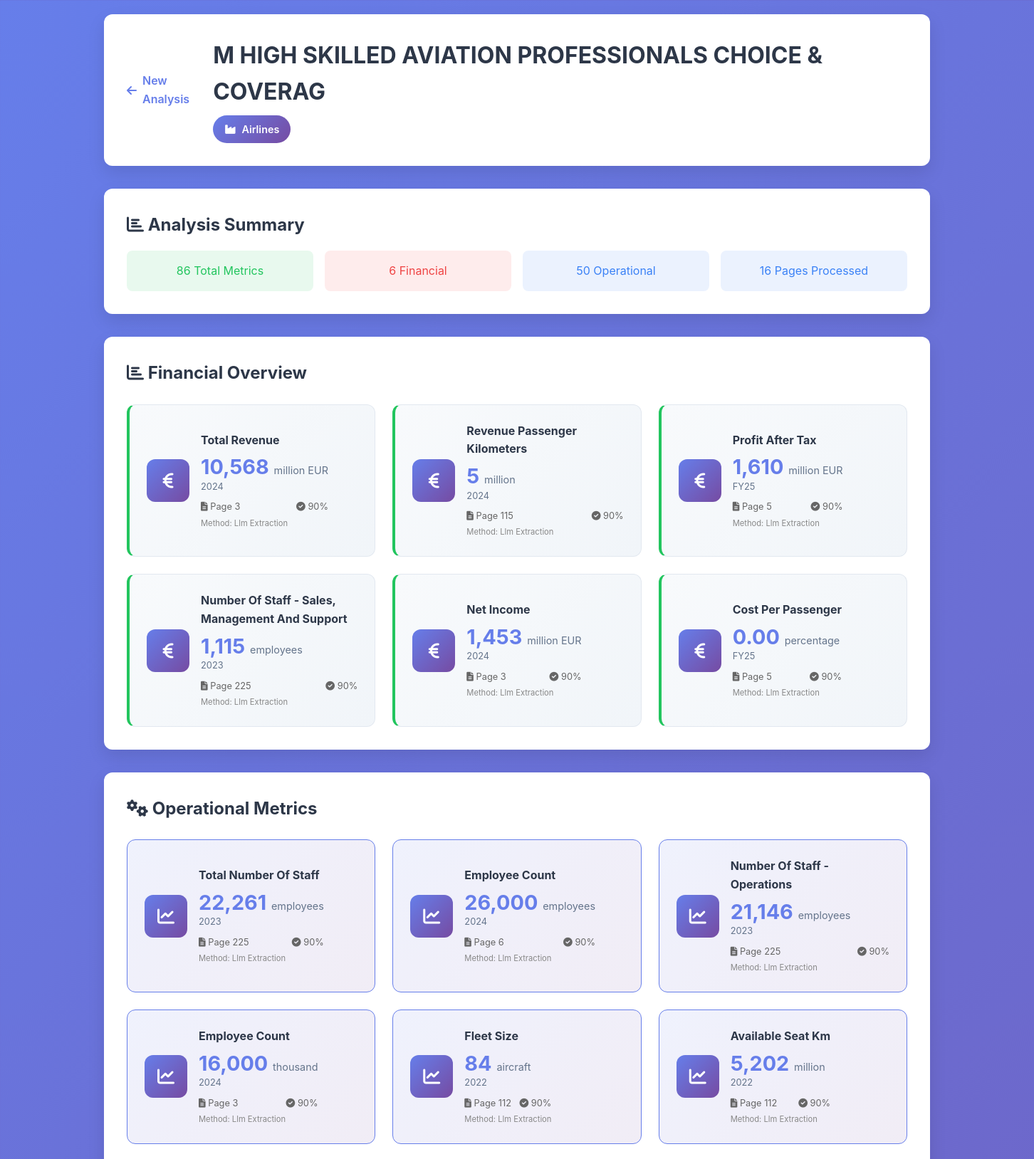
The page /results/16 (upper part) on the database its author committed.
### tables this page shows
CREATE TABLE companies (
                id INTEGER PRIMARY KEY AUTOINCREMENT,
                name TEXT UNIQUE NOT NULL,
                sector TEXT,
                detected_industry TEXT,
                industry_confidence REAL,
                created_at TIMESTAMP DEFAULT CURRENT_TIMESTAMP,
                updated_at TIMESTAMP DEFAULT CURRENT_TIMESTAMP
            );

CREATE TABLE documents (
                id INTEGER PRIMARY KEY AUTOINCREMENT,
                company_id INTEGER,
                filename TEXT NOT NULL,
                file_path TEXT,
                total_pages INTEGER,
                pages_analyzed INTEGER,
                pages_processed INTEGER,
                processing_time REAL,
                processing_strategy TEXT,
                status TEXT DEFAULT 'processing',
                created_at TIMESTAMP DEFAULT CURRENT_TIMESTAMP,
                completed_at TIMESTAMP,
                FOREIGN KEY (company_id) REFERENCES companies (id)
            );

CREATE TABLE financial_metrics (
                id INTEGER PRIMARY KEY AUTOINCREMENT,
                document_id INTEGER,
                page_number INTEGER,
                metric_name TEXT NOT NULL,
                metric_type TEXT,  -- 'universal', 'industry_specific', 'other'
                value REAL NOT NULL,
                unit TEXT,
                period TEXT,
                confidence REAL,
                extraction_method TEXT,
                source_text TEXT,
                created_at TIMESTAMP DEFAULT CURRENT_TIMESTAMP,
                FOREIGN KEY (document_id) REFERENCES documents (id)
            );

### app.py (the view)
@app.route('/results/<int:doc_id>')
def results(doc_id):
    try:
        intelligence = processor.get_company_intelligence(doc_id)
        if 'error' in intelligence:
            return render_template('results.html',
                                 error=intelligence['error'],
                                 doc_id=doc_id)
        return render_template('results.html',
                             data=intelligence,
                             doc_id=doc_id)
    except Exception as e:
        app.logger.error(f"Results error for doc {doc_id}: {str(e)}")
        return render_template('results.html',
                             error="Failed to load analysis results",
                             doc_id=doc_id)

### templates/results.html (shortened to what this page needs)
<!DOCTYPE html>
<html lang="en">
<head>
    <link href="https://cdnjs.cloudflare.com/ajax/libs/font-awesome/6.0.0/css/all.min.css" rel="stylesheet">
    <link href="{{ url_for('static', filename='css/style.css') }}" rel="stylesheet">
</head>
<body>
    <div class="container">
        <header class="results-header">
            <div class="back-button">
                <a href="{{ url_for('index') }}">
                    <i class="fas fa-arrow-left"></i> New Analysis
                </a>
            </div>
            {% if data and data.company_profile %}
            <div class="company-header">
                <h1>{{ data.company_profile.name }}</h1>
                <div class="industry-badge">
                    <i class="fas fa-industry"></i>
                    {{ data.company_profile.detected_industry.title() if data.company_profile.detected_industry else 'Unknown' }}
                </div>
            </div>
            {% endif %}
        </header>
        {% if error %}
        <div class="metrics-section">
            <h2><i class="fas fa-exclamation-triangle"></i> Error</h2>
            <div style="padding: 2rem; background: #fee; border: 1px solid #fcc; border-radius: 8px; color: #c33;">
                <p><strong>Failed to load analysis results:</strong></p>
                <p>{{ error }}</p>
                <p><a href="{{ url_for('index') }}">← Try uploading another document</a></p>
            </div>
        </div>
        {% else %}
        <div class="verification-summary">
            <h2><i class="fas fa-chart-bar"></i> Analysis Summary</h2>
            <div class="verification-stats">
                <div class="stat-item verified">
                    <span class="count">{{ data.summary.total_metrics if data.summary else '0' }}</span>
                    <span class="label">Total Metrics</span>
                </div>
                <div class="stat-item disputed">
                    <span class="count">{{ data.summary.financial_metrics_count if data.summary else '0' }}</span>
                    <span class="label">Financial</span>
                </div>
                <div class="stat-item rate">
                    <span class="count">{{ data.summary.operational_metrics_count if data.summary else '0' }}</span>
                    <span class="label">Operational</span>
                </div>
                <div class="stat-item rate">
                    <span class="count">{{ data.company_profile.pages_processed if data.company_profile else '0' }}</span>
                    <span class="label">Pages Processed</span>
                </div>
            </div>
        </div>
        <div class="metrics-dashboard">
            {% if data.financial_metrics %}
            <div class="metrics-section">
                <h2><i class="fas fa-chart-bar"></i> Financial Overview</h2>
                <div class="metrics-grid">
                    {% for metric_name, metric_data in data.financial_metrics.items() %}
                    <div class="metric-card verified-metric"
                         style="cursor: help;">
                        <div class="metric-icon">
                            <i class="fas fa-euro-sign"></i>
                        </div>
                        <div class="metric-content">
                            <h3>{{ metric_name.replace('_', ' ').title() }}</h3>
                            <div class="metric-value">
                                {{ "{:,.0f}".format(metric_data.value) if metric_data.value > 1 else "{:.2f}".format(metric_data.value) }}
                                <span class="metric-unit">{{ metric_data.unit.replace('_', ' ') if metric_data.unit else '' }}</span>
                            </div>
                            <div class="metric-period">{{ metric_data.period if metric_data.period else 'N/A' }}</div>
                            <div class="metric-metadata" style="font-size: 0.8rem; color: #666; margin-top: 0.5rem; display: flex; justify-content: space-between;">
                                <span>
                                    {% if metric_data.page_number %}
                                    <i class="fas fa-file-alt"></i> Page {{ metric_data.page_number }}
                                    {% endif %}
                                </span>
                                <span>
                                    {% if metric_data.confidence %}
                                    <i class="fas fa-check-circle"></i> {{ "{:.0%}".format(metric_data.confidence) }}
                                    {% endif %}
                                </span>
                            </div>
                            {% if metric_data.extraction_method %}
                            <div style="font-size: 0.7rem; color: #888; margin-top: 0.25rem;">
                                Method: {{ metric_data.extraction_method.replace('_', ' ').title() }}
                            </div>
                            {% endif %}
                        </div>
                    </div>
                    {% endfor %}
                </div>
            </div>
            {% endif %}
            {% if data.operational_metrics %}
            <div class="metrics-section">
                <h2><i class="fas fa-cogs"></i> Operational Metrics</h2>
                <div class="metrics-grid">
                    {% for metric_name, metric_data in data.operational_metrics.items() %}
                    <div class="metric-card industry-metric">
                        <div class="metric-icon">
                            <i class="fas fa-chart-line"></i>
                        </div>
                        <div class="metric-content">
                            <h3>{{ metric_name.replace('_', ' ').title() }}</h3>
                            <div class="metric-value">
                                {{ "{:,.0f}".format(metric_data.value) if metric_data.value > 1 else "{:.2f}".format(metric_data.value) }}
                                <span class="metric-unit">{{ metric_data.unit.replace('_', ' ') if metric_data.unit else '' }}</span>
                            </div>
                            <div class="metric-period">{{ metric_data.period if metric_data.period else 'N/A' }}</div>
                            <div class="metric-metadata" style="font-size: 0.8rem; color: #666; margin-top: 0.5rem; display: flex; justify-content: space-between;">
                                <span>
                                    {% if metric_data.page_number %}
                                    <i class="fas fa-file-alt"></i> Page {{ metric_data.page_number }}
                                    {% endif %}
                                </span>
                                <span>
                                    {% if metric_data.confidence %}
                                    <i class="fas fa-check-circle"></i> {{ "{:.0%}".format(metric_data.confidence) }}
                                    {% endif %}
                                </span>
                            </div>
                            {% if metric_data.extraction_method %}
                            <div style="font-size: 0.7rem; color: #888; margin-top: 0.25rem;">
                                Method: {{ metric_data.extraction_method.replace('_', ' ').title() }}
                            </div>
                            {% endif %}
                        </div>
                    </div>
                    {% endfor %}
                </div>
            </div>
            {% endif %}
        </div>
        {% endif %}
    </div>
</body>
</html>

### static/css/style.css (style rules this page uses)
:root { --primary-color: #667eea; --primary-gradient: linear-gradient(135deg, #667eea 0%, #764ba2 100%); --secondary-color: #f093fb; --secondary-gradient: linear-gradient(135deg, #f093fb 0%, #f5576c 100%); --success-color: #4facfe; --warning-color: #f6d365; --danger-color: #fa709a; --dark-color: #2d3748; --light-color: #f7fafc; --border-color: #e2e8f0; --shadow: 0 10px 25px rgba(0,0,0,0.1); --shadow-hover: 0 20px 40px rgba(0,0,0,0.15); --border-radius: 12px; --transition: all 0.3s cubic-bezier(0.4, 0.0, 0.2, 1); }
* { margin: 0; padding: 0; box-sizing: border-box; }
body { font-family: 'Inter', -apple-system, BlinkMacSystemFont, sans-serif; background: linear-gradient(135deg, #667eea 0%, #764ba2 100%); min-height: 100vh; color: var(--dark-color); line-height: 1.6; }
.container { max-width: 1200px; margin: 0 auto; padding: 20px; }
.metrics-dashboard { margin: 2rem 0; }
.metrics-section { background: white; border-radius: var(--border-radius); padding: 2rem; margin-bottom: 2rem; box-shadow: var(--shadow); }
.metrics-section h2 { font-size: 1.5rem; margin-bottom: 1.5rem; color: var(--dark-color); }
.metrics-grid { display: grid; grid-template-columns: repeat(auto-fit, minmax(280px, 1fr)); gap: 1.5rem; }
.metric-card { background: linear-gradient(135deg, #f8fafc 0%, #f1f5f9 100%); border-radius: var(--border-radius); padding: 1.5rem; display: flex; align-items: center; gap: 1rem; transition: var(--transition); border: 1px solid var(--border-color); }
.metric-card.industry-metric { background: linear-gradient(135deg, rgba(102, 126, 234, 0.1) 0%, rgba(118, 75, 162, 0.1) 100%); border-color: var(--primary-color); }
.metric-icon { width: 60px; height: 60px; background: var(--primary-gradient); border-radius: 12px; display: flex; align-items: center; justify-content: center; color: white; font-size: 1.5rem; flex-shrink: 0; }
.metric-content h3 { font-size: 1rem; color: var(--dark-color); margin-bottom: 0.5rem; }
.metric-value { font-size: 1.8rem; font-weight: 700; color: var(--primary-color); line-height: 1.2; }
.metric-unit { font-size: 0.9rem; font-weight: 400; color: #64748b; }
.metric-period { font-size: 0.8rem; color: #64748b; }
.results-header { background: white; border-radius: var(--border-radius); padding: 2rem; margin-bottom: 2rem; box-shadow: var(--shadow); display: flex; align-items: center; justify-content: space-between; }
.back-button a { color: var(--primary-color); text-decoration: none; font-weight: 600; display: flex; align-items: center; gap: 0.5rem; transition: var(--transition); }
.company-header h1 { font-size: 2rem; color: var(--dark-color); margin-bottom: 0.5rem; }
.industry-badge { background: var(--primary-gradient); color: white; padding: 0.5rem 1rem; border-radius: 20px; font-size: 0.9rem; font-weight: 600; display: inline-flex; align-items: center; gap: 0.5rem; }
.metric-card, .insight-card { animation: fadeIn 0.6s ease-out; }
.verification-summary { background: white; border-radius: var(--border-radius); padding: 2rem; margin-bottom: 2rem; box-shadow: var(--shadow); }
.verification-stats { display: grid; grid-template-columns: repeat(auto-fit, minmax(150px, 1fr)); gap: 1rem; margin-top: 1rem; }
.stat-item { text-align: center; padding: 1rem; border-radius: 8px; }
.stat-item.verified { background: rgba(34, 197, 94, 0.1); color: #22c55e; }
.stat-item.disputed { background: rgba(239, 68, 68, 0.1); color: #ef4444; }
.stat-item.rate { background: rgba(59, 130, 246, 0.1); color: #3b82f6; }
.metric-card { position: relative; }
.metric-card.verified-metric { border-left: 4px solid #22c55e; }

### rows shown on the page
companies: company_profile.name "M HIGH SKILLED AVIATION PROFESSIONALS CHOICE & COVERAG", company_profile.detected_industry "Airlines"
documents: company_profile "16"
financial_metrics: replace "Total Revenue", value "10,568", unit "million EUR", period "2024", page_number "3", confidence "90%", extraction_method.replace "Llm Extraction"
financial_metrics: replace "Revenue Passenger Kilometers", unit "million", period "2024", page_number "115", extraction_method.replace "Llm Extraction"
financial_metrics: value "5", confidence "90%"
financial_metrics: replace "Profit After Tax", value "1,610", unit "million EUR", period "FY25", page_number "5", confidence "90%", extraction_method.replace "Llm Extraction"
financial_metrics: replace "Number Of Staff - Sales, Management And Support", unit "employees", period "2023", page_number "225", extraction_method.replace "Llm Extraction"
financial_metrics: value "1,115", confidence "90%"
financial_metrics: replace "Net Income", value "1,453", unit "million EUR", period "2024", page_number "3", confidence "90%", extraction_method.replace "Llm Extraction"
financial_metrics: replace "Cost Per Passenger", value "0.00", unit "percentage", period "FY25", page_number "5", confidence "90%", extraction_method.replace "Llm Extraction"
financial_metrics: replace "Total Number Of Staff", unit "employees", period "2023", page_number "225", extraction_method.replace "Llm Extraction"
financial_metrics: value "22,261", confidence "90%"
financial_metrics: replace "Employee Count", unit "employees", period "2024", page_number "6", extraction_method.replace "Llm Extraction"
financial_metrics: value "26,000", confidence "90%"
financial_metrics: replace "Number Of Staff - Operations", unit "employees", period "2023", page_number "225", extraction_method.replace "Llm Extraction"
financial_metrics: value "21,146", confidence "90%"
financial_metrics: replace "Employee Count", value "16,000", unit "thousand", period "2024", page_number "3", confidence "90%", extraction_method.replace "Llm Extraction"
financial_metrics: replace "Fleet Size", unit "aircraft", period "2022", page_number "112", extraction_method.replace "Llm Extraction"
financial_metrics: value "84", confidence "90%"
financial_metrics: replace "Available Seat Km", value "5,202", unit "million", period "2022", page_number "112", confidence "90%", extraction_method.replace "Llm Extraction"

### other values the page prints
{{ data.summary.total_metrics if data.summary else '0' }} "86"
{{ data.summary.financial_metrics_count if data.summary else '0' }} "6"
{{ data.summary.operational_metrics_count if data.summary else '0' }} "50"
